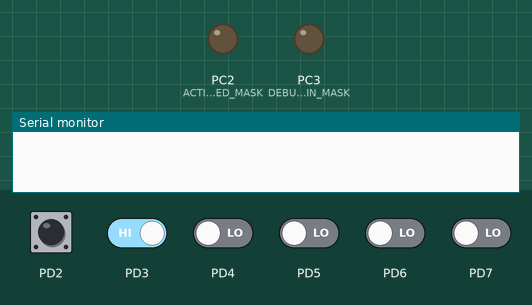
Recording of a program running on a simulated ATmega328P, built with avr-gcc and emulated at 16 MHz. Shown: output pins drawn as LEDs (lit = HIGH), the last lines printed to the serial monitor. Inputs (shaded band) come from the test bench; at power-on: PD2, PD3 HIGH, PD4–7 LOW.

Above: at 0.1 s.
At 13.0 s:
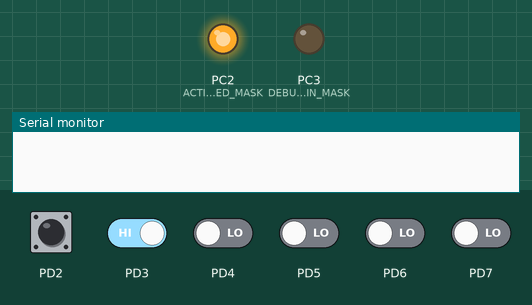
13.1 s: PD2 pulled LOW for 0.35 s
At 13.1 s:
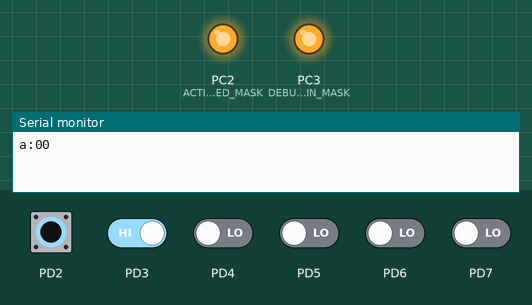
14.9 s: PD2 pulled LOW for 1 s
17.4 s: PD2 driven LOW and PD3 driven LOW
Timing chart, 0 to 20.4 s (numbered marks = the images above; inputs shaded):
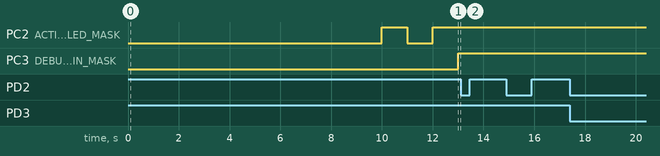

The program:

main.c
```c
#define F_CPU 16000000UL

#define UART_BAUD_RATE	9600

#define TX_NEWLINE {uart_putc(0x0d); uart_putc(0x0a);}

#include <avr/io.h>
#include <util/delay.h>
#include <avr/interrupt.h>
#include <stdlib.h>
#include <string.h>

#include "MotorControl.h"

#define FOSC 16000000                       // Clock Speed
#define BAUD 9600
#define MYUBRR (FOSC/16/BAUD -1)

#define LED_PORT	PORTC
#define LED_DDR		DDRC
#define ACTIVE_LED_MASK		(1<<PC2)

#define DEBUG_PIN_MASK		(1<<PC3)

// UART control
void uart_init(void);
void uart_puts(const char *s );
void uart_putc(unsigned char data);

int uartBufferIdx;
char uartBuffer[20];

volatile uint8_t commandFlag;
volatile uint8_t commandIdx;

int main(void)
{
	LED_DDR |= ACTIVE_LED_MASK | DEBUG_PIN_MASK;

	_delay_ms(10000);
	LED_PORT |= ACTIVE_LED_MASK;
	_delay_ms(1000);
	LED_PORT &= ~ACTIVE_LED_MASK;
	_delay_ms(1000);

	uart_init();

	LED_PORT |= ACTIVE_LED_MASK;
	_delay_ms(1000);

	// h/w interrupts on INT0 and INT1
	DDRD &= ~(1 << DDD2);		// Clear the PD2 & PD3 pin & enable PD2 & PD3 as input
	DDRD &= ~(1 << DDD3);
	PORTD |= (1 << PORTD2) | (1 << PORTD3);

	//trigger INT0, INT1 on rising edge
	EICRA |= (1 << ISC11) | (1<< ISC01);
	EIMSK |= (1 << INT0) | (1 << INT1);

	commandFlag = 0;
	commandIdx = 0;

	sei();

	LED_PORT |= DEBUG_PIN_MASK;

	//start the first command straight away

	uartBuffer[0] = FORWARD;
	uartBuffer[1] = ':';
	uartBuffer[2] = '0';
	uartBuffer[3] = '0';
	uartBuffer[4] = '\n';
	uart_puts(uartBuffer);

    while (1)
    {
		if(commandFlag == 1){
			// time to send new command to motorium
			commandFlag = 0; //reset first
			if(commandIdx == 1){
				uartBuffer[0] = TURNRIGHT;
				uartBuffer[1] = ':';
				uartBuffer[2] = '4';
				uartBuffer[3] = '5';
				uartBuffer[4] = '\n';
				uart_puts(uartBuffer);
			}

			if(commandIdx == 2){
				uartBuffer[0] = TURNLEFT;
				uartBuffer[1] = ':';
				uartBuffer[2] = '4';
				uartBuffer[3] = '5';
				uartBuffer[4] = '\n';
				uart_puts(uartBuffer);
			}

			if(commandIdx == 3){
				uartBuffer[0] = REVERSE;
				uartBuffer[1] = ':';
				uartBuffer[2] = '0';
				uartBuffer[3] = '0';
				uartBuffer[4] = '\n';
				uart_puts(uartBuffer);
			}

			if(commandIdx == 4){
				uartBuffer[0] = TURNRIGHT;
				uartBuffer[1] = ':';
				uartBuffer[2] = '9';
				uartBuffer[3] = '0';
				uartBuffer[4] = '\n';
			}

			if(commandIdx == 5){
				uartBuffer[0] = TURNLEFT;
				uartBuffer[1] = ':';
				uartBuffer[2] = '9';
				uartBuffer[3] = '0';
				uartBuffer[4] = '\n';
			}

			if(commandIdx == 6){
				uartBuffer[0] = FORWARD;
				uartBuffer[1] = ':';
				uartBuffer[2] = '1';
				uartBuffer[3] = '0';
				uartBuffer[4] = '\n';
			}
		}
    }
}

void uart_init(void){
	/*Set baud rate */
	UBRR0H = (MYUBRR >> 8);
	UBRR0L = MYUBRR;

	UCSR0B |= (1 << RXEN0) | (1 << TXEN0);      // Enable receiver and transmitter
	UCSR0B |= (1 << RXCIE0);                    // Enable reciever interrupt
	UCSR0C |= (1 << UCSZ01) | (1 << UCSZ00);    // Set frame: 8data, 1 stp

	uartBufferIdx = 0;
	memset(uartBuffer, 0, sizeof(uartBuffer));
                                     // Lets not forget to enable interrupts =P
}

void uart_putc(unsigned char data)
{
	while (!( UCSR0A & (1<<UDRE0)));                // wait while register is free
	UDR0 = data;                                   // load data in the register
}

void uart_puts(const char *s) {
	while (*s)
	{
		uart_putc(*s++);
	}
}

ISR (USART_RX_vect)
{
	char receivedChar;
	receivedChar = UDR0;                       // Read data from the RX buffer

	//UDR0 = receivedChar;                       // Write the data to the TX buffer
}

ISR (INT0_vect)
{
	if( (PIND & (1<<PIND2)) == 0)    //is the pin set
	{
		_delay_ms(50);
		if( (PIND & (1<<PIND2)) == 0) // is the pin still set
		{
			commandFlag = 1;
			commandIdx = commandIdx+1;
		}
		else
		{
			// do nothing because the input is invalid
		}
	}
}

ISR (INT1_vect)
{
	if( (PIND & (1<<PIND3)) == 0)    //is the pin set
	{
		_delay_ms(50);
		if( (PIND & (1<<PIND3)) == 0) // is the pin still set
		{

		}
		else
		{
			// do nothing because the input is invalid
		}
	}
}
```

MotorControl.h
```c
#ifndef MOTORCONTROL_H_
#define MOTORCONTROL_H_

// control commands
#define FORWARD		0x61
#define REVERSE		0x62
#define STOP		0x63
#define TURNRIGHT	0x64
#define TURNLEFT	0x65
#define TURNRIGHTTO	0x66
#define TURNLEFTTO	0x67

void drive_init(void);

// simple directional control

void forward(void);
void reverse(void);
void turnLeft(void);
void turnRight(void);
void allStop(void);

void turnLeftTo(int targetBearing);
void turnRightTo(int targetBearing);

void turnTo(int targetBearing);


void turnRightBy(int degrees);


#endif /* MOTORCONTROL_H_ */
```
